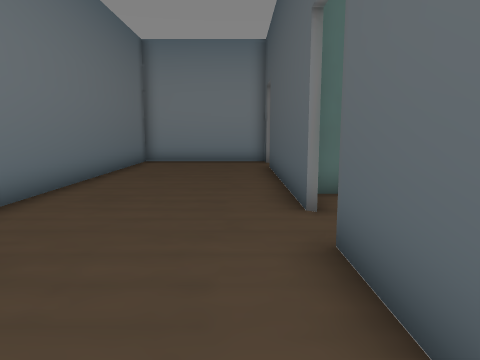
View 1 (above)

19 first-person views from a walk through a 3-D level made in the Unity game engine. The camera is 1.4 m above the floor, tilts 8° down and sees 70° across. Doors are open. The floor is counted in squares, 1 m on a side. Each view is taken from the middle of a square. On the plan, view 1 faces up. The plan holds only what a view shows up to about 15 squares ahead; the rest is blank. The place goes on beyond the plan. The player character is not drawn. Some animated figures are left out.

View 2
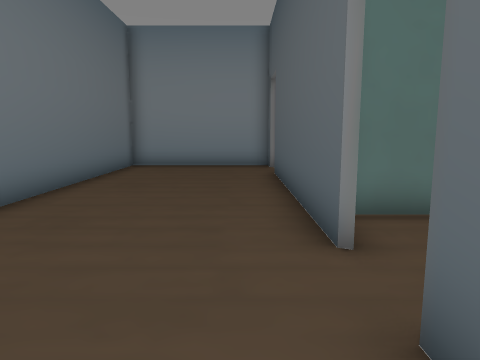

View 3
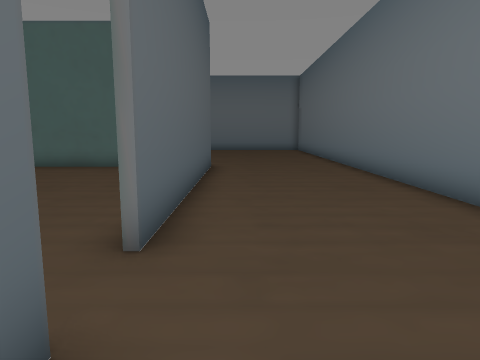

View 4
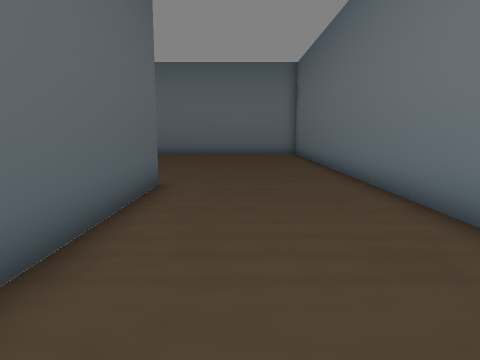

View 5
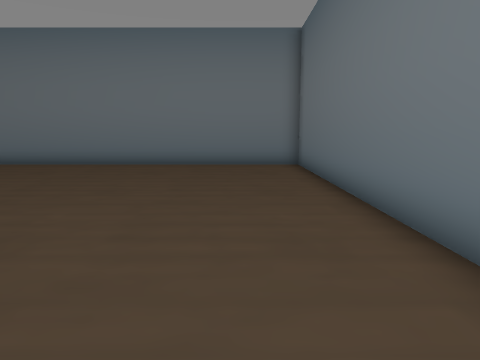

View 6
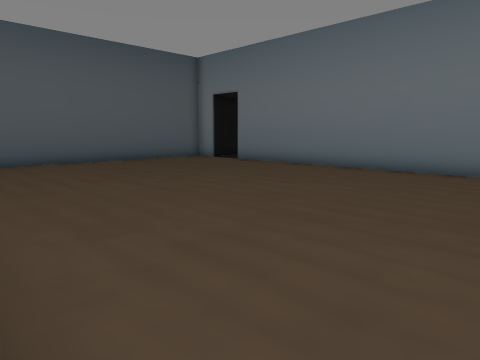

View 7
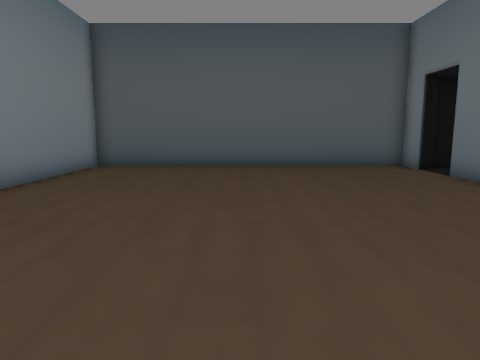

View 8
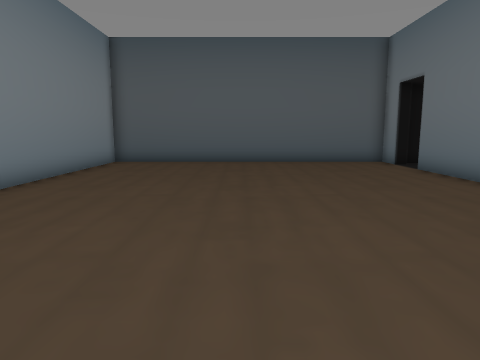

View 9
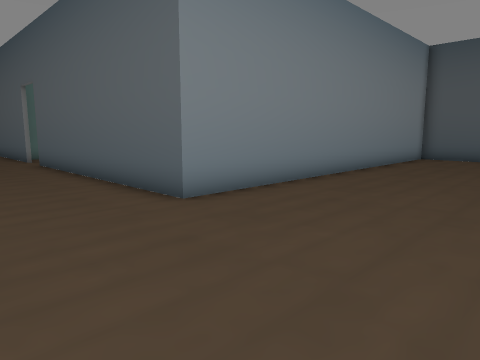

View 10
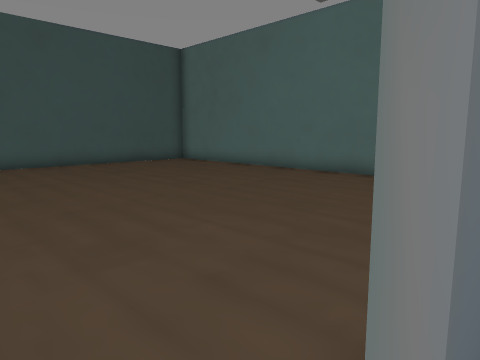

View 11
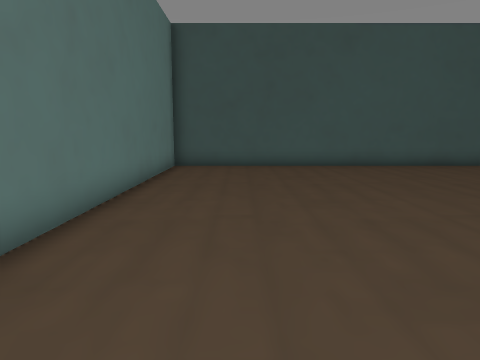

View 12
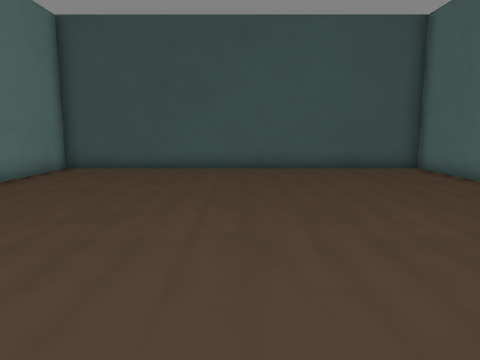

View 13
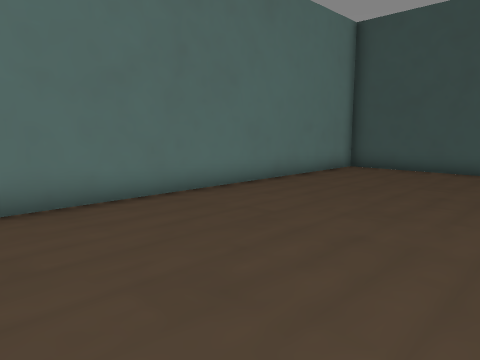

View 14
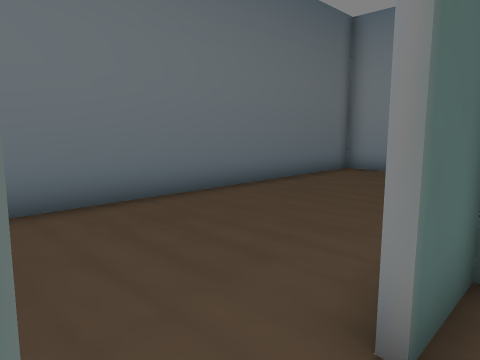

View 15
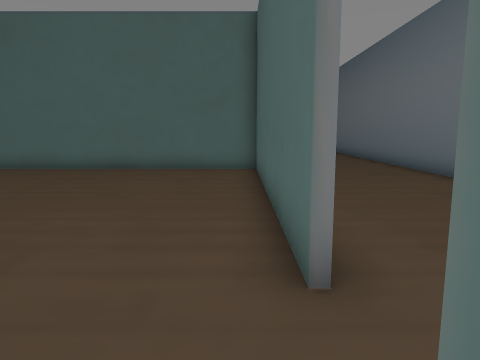

View 16
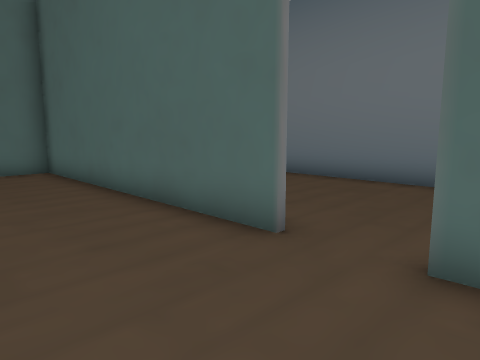

View 17
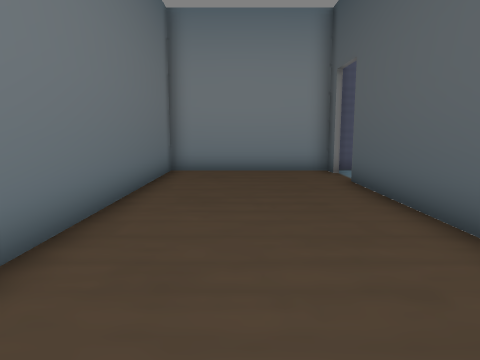

View 18
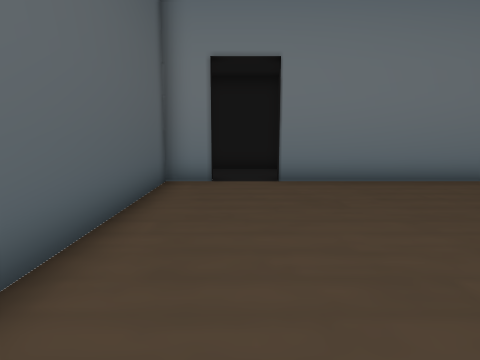

View 19
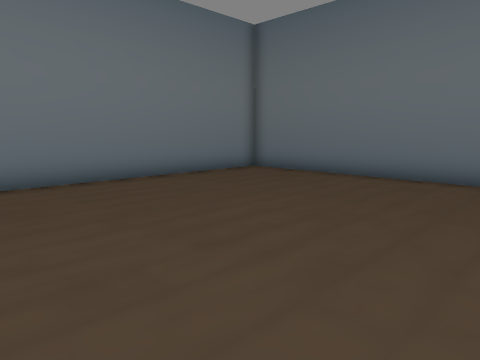

### Floor plan
Points are (right, up) in squares from view 1. A wall is a line through its corners. A room is listed if a view was taken in it or the views show most of it. See-through windows are left out.
Room 1 (views 1, 2, 3, 4, 5, 6, 7, 8, 9, 17, 18, 19)
walls: (1.2, 6) (1.2, 13.8); (12.5, -22) (15.1, -22); (15.4, -20.4) (15.4, -19.6) (14.8, -19.2) (14.8, -18.7) (16.1, -18.7) (16.1, -6.1) (1.2, -6.1) (1.2, 4.1); (1.2, 15.6) (1.2, 16.4) (-4.5, 16.4) (-4.5, -18.7) (12.9, -18.7) (12.9, -19.1)
ways out: opening at (1, 5.5) to room 2; opening at (1, 14.5)
Room 2 (views 10, 11, 12, 13, 14, 15, 16)
walls: (1.4, 4.1) (1.4, -5.8) (16.1, -5.8) (16.1, 7.7) (1.4, 7.7) (1.4, 6)
ways out: opening at (1, 5.5) to room 1

Positions as (right, up) in squares from view 1, and headings:
1: (0, 0), facing up
2: (0, 2), facing up
3: (0, 8), facing down
4: (-1, 3), facing down
5: (-2, -4), facing down
6: (0, -6), facing down-right
7: (2, -12), facing right
8: (0, -12), facing right
9: (-3, -12), facing up-right
10: (1, 5), facing down-right
11: (2, 5), facing right
12: (3, 1), facing right
13: (3, 1), facing up-right
14: (2, 4), facing up-left
15: (2, 7), facing down
16: (5, 7), facing down-left
17: (-2, 4), facing up
18: (14, -9), facing down
19: (6, -9), facing down-left
